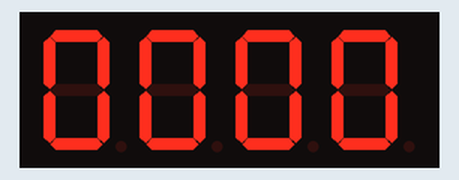
Recording of a sketch running on a simulated Arduino Uno, built with avr-gcc and run on an emulated ATmega328P. Parts: 4-digit seven-segment display.

Above: at 0.6 s.
At 5.27 s:
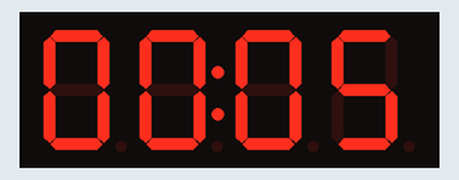
At 10.27 s:
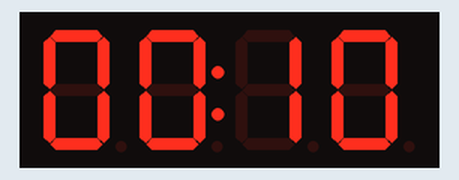
At 19.6 s:
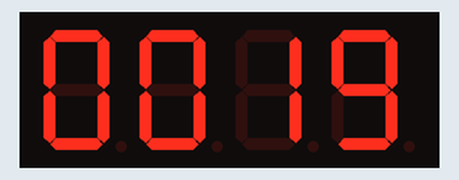
At 29.27 s:
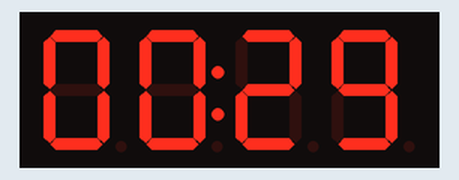
At 39.27 s:
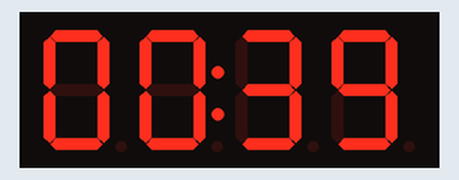

Measured:
- what the display in image 0 shows lasts 0.5 s, from 0.5 s to 1.0 s

The sketch:

SevenSegmentDisplay.ino
```cpp
#include "TimerOne.h"
#include "TM1637.h"

const int clockPin = 2;
const int dataIOPin = 4;
TM1637 tm1637(clockPin, dataIOPin);

unsigned char hour = 12;
unsigned char minute = 0;
unsigned char second = 0;
unsigned char halfSecond = 0;
int8_t displayValues[] = {0x00,0x00,0x00,0x00};
boolean showColon = HIGH;
boolean displayUpdatePending = false;

void setup() {
  tm1637.set();
  tm1637.init();
  tm1637.point(showColon); // Set whether to display the middle colon.
  Timer1.initialize(500000); //timing for 500ms
  Timer1.attachInterrupt(updateTime);
}

void updateTime() {

  halfSecond++;
  showColon = !showColon;

  if(halfSecond == 2) {
    halfSecond = 0;
    second++;
    if(second == 60) {
      second = 0;
      minute++;
      if(minute == 60) {
        minute = 0;
        hour++;
        if(hour == 24) hour = 0;
      }
    }
  }

  displayUpdatePending = true;
}

void loop() {
  if(displayUpdatePending == true) {
    updateDisplayValues();
    tm1637.display(displayValues);
    displayUpdatePending = false;
  }
}

void updateDisplayValues(void) {
  // Could replace with hours and minutes here.
  displayValues[0] = minute / 10;
  displayValues[1] = minute % 10;
  displayValues[2] = second / 10;
  displayValues[3] = second % 10;
  tm1637.point(showColon);
}
```
